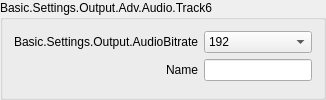
                             <widget class="QGroupBox" name="groupBox_29">
                              <property name="sizePolicy">
                               <sizepolicy hsizetype="Preferred" vsizetype="Maximum">
                                <horstretch>0</horstretch>
                                <verstretch>0</verstretch>
                               </sizepolicy>
                              </property>
                              <property name="title">
                               <string>Basic.Settings.Output.Adv.Audio.Track6</string>
                              </property>
                              <layout class="QFormLayout" name="formLayout_47">
                               <property name="fieldGrowthPolicy">
                                <enum>QFormLayout::AllNonFixedFieldsGrow</enum>
                               </property>
                               <property name="labelAlignment">
                                <set>Qt::AlignRight|Qt::AlignTrailing|Qt::AlignVCenter</set>
                               </property>
                               <item row="0" column="0">
                                <widget class="QLabel" name="label_100">
                                 <property name="minimumSize">
                                  <size>
                                   <width>170</width>
                                   <height>0</height>
                                  </size>
                                 </property>
                                 <property name="text">
                                  <string>Basic.Settings.Output.AudioBitrate</string>
                                 </property>
                                 <property name="alignment">
                                  <set>Qt::AlignRight|Qt::AlignTrailing|Qt::AlignVCenter</set>
                                 </property>
                                 <property name="buddy">
                                  <cstring>advOutTrack6Bitrate</cstring>
                                 </property>
                                </widget>
                               </item>
                               <item row="0" column="1">
                                <widget class="QComboBox" name="advOutTrack6Bitrate_3">
                                 <property name="currentIndex">
                                  <number>8</number>
                                 </property>
                                 <item>
                                  <property name="text">
                                   <string>32</string>
                                  </property>
                                 </item>
                                 <item>
                                  <property name="text">
                                   <string>48</string>
                                  </property>
                                 </item>
                                 <item>
                                  <property name="text">
                                   <string>64</string>
                                  </property>
                                 </item>
                                 <item>
                                  <property name="text">
                                   <string>80</string>
                                  </property>
                                 </item>
                                 <item>
                                  <property name="text">
                                   <string>96</string>
                                  </property>
                                 </item>
                                 <item>
                                  <property name="text">
                                   <string>112</string>
                                  </property>
                                 </item>
                                 <item>
                                  <property name="text">
                                   <string>128</string>
                                  </property>
                                 </item>
                                 <item>
                                  <property name="text">
                                   <string>160</string>
                                  </property>
                                 </item>
                                 <item>
                                  <property name="text">
                                   <string>192</string>
                                  </property>
                                 </item>
                                 <item>
                                  <property name="text">
                                   <string>256</string>
                                  </property>
                                 </item>
                                 <item>
                                  <property name="text">
                                   <string>320</string>
                                  </property>
                                 </item>
                                </widget>
                               </item>
                               <item row="1" column="0">
                                <widget class="QLabel" name="label_101">
                                 <property name="text">
                                  <string>Name</string>
                                 </property>
                                 <property name="buddy">
                                  <cstring>advOutTrack6Name</cstring>
                                 </property>
                                </widget>
                               </item>
                               <item row="1" column="1">
                                <widget class="QLineEdit" name="advOutTrack6Name_3"/>
                               </item>
                              </layout>
                             </widget>
